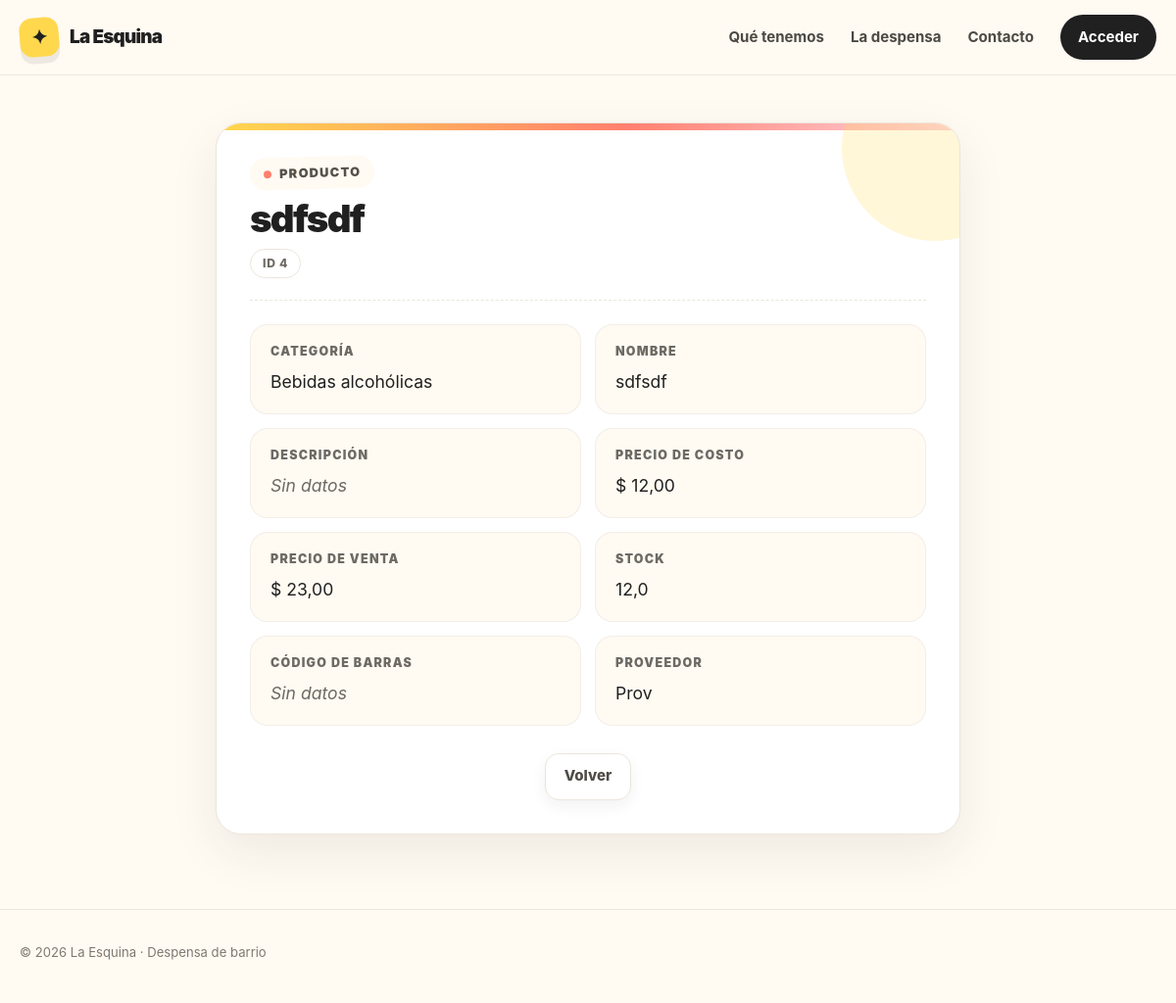
Page /ventas/producto/detail/4 on the earlier database version.
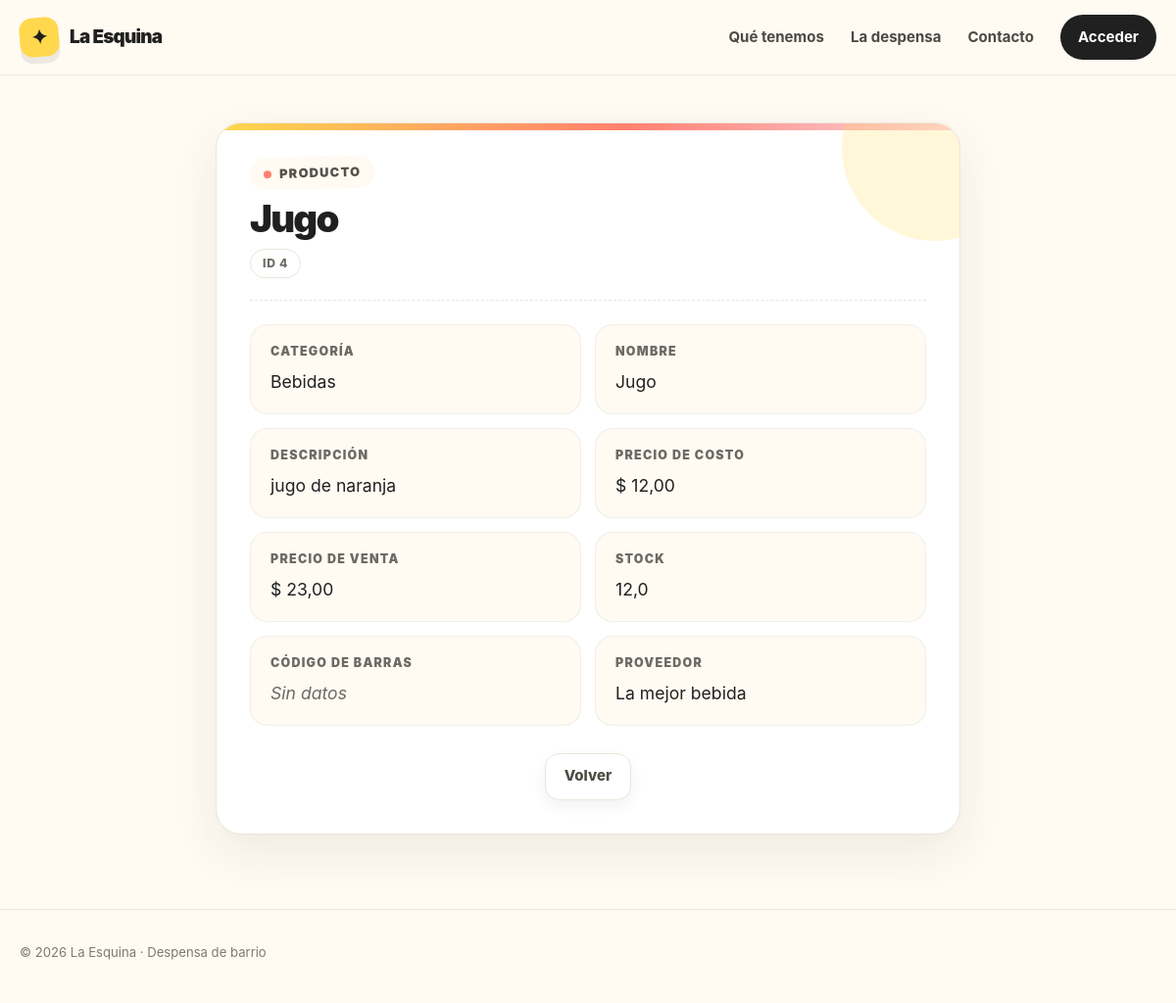
Same page on the later database version.
### ventas/models/producto.py (models this page shows, shortened)
class Producto(models.Model):
    nombre = models.CharField(unique=True)
    descripcion = models.TextField(blank=True)
    precio_costo = models.DecimalField(max_digits=10, decimal_places=2)
    precio_venta = models.DecimalField(max_digits=10, decimal_places=2)
    stock = models.FloatField(default=0)
    codigo_barras = models.CharField(max_length=50, null=True, blank=True, unique=True)
    categoria = models.ForeignKey(
        Categoria, on_delete=models.SET_NULL, null=True, blank=True, related_name="productos"
    )
    proveedor = models.ForeignKey(
        Proveedor, on_delete=models.SET_NULL, null=True, blank=True, related_name="productos"
    )
    class Meta:
        verbose_name = "Producto"
        verbose_name_plural = "Productos"
        constraints = (
            models.CheckConstraint(
                condition=Q(stock__gte=0),
                name="producto_stock_no_negativo",
            ),
            models.CheckConstraint(
                condition=Q(precio_costo__gte=0),
                name="producto_precio_costo_no_negativo",
            ),
            models.CheckConstraint(
                condition=Q(precio_venta__gte=0),
                name="producto_precio_venta_no_negativo",
            ),
            models.CheckConstraint(
                condition=Q(precio_venta__gte=F("precio_costo")),
                name="producto_precio_mayor_o_igual_costo",
            ),
        )

### ventas/models/categoria.py (models this page shows, shortened)
class Categoria(models.Model):
    nombre = models.CharField(unique=True)
    descripcion = models.TextField(blank=True)
    class Meta:
        verbose_name = "Categoría de Producto"
        verbose_name_plural = "Categorías de Productos"

### ventas/models/proveedor.py (models this page shows, shortened)
class Proveedor(models.Model):
    nombre = models.CharField(unique=True)
    telefono = models.CharField(blank=True)
    email = models.EmailField(blank=True)
    class Meta:
        verbose_name = "Proveedor"
        verbose_name_plural = "Proveedores"

### ventas/views/producto.py (the view)
# urls.py: path("producto/detail/<int:pk>", ProductoDetail.as_view(), name="producto_detail"),
class ProductoDetail(DetailView):
    model = Producto
    context_object_name = "producto"

### ventas/templates/ventas/producto_detail.html
{% extends "core/base.html" %}
{% load humanize %}
{% load static %}
{% block styles %}
    <link rel="stylesheet" href="{% static 'core/css/detail.css' %}" />
{% endblock styles %}
{% block content %}
    <div class="container section">
        <div class="detail-card">
            <header class="detail-head">
                <span class="detail-kicker">Producto</span>
                <h1 class="detail-title">{{ producto.nombre }}</h1>
                <span class="detail-id">ID {{ producto.pk }}</span>
            </header>
            <dl class="detail-fields">
                <div class="detail-field">
                    <dt class="detail-label">Categoría</dt>
                    <dd class="detail-value
                               {% if not producto.categoria.nombre %}detail-value--empty{% endif %}">
                        {{ producto.categoria.nombre|default:"Sin datos" }}
                    </dd>
                </div>
                <div class="detail-field">
                    <dt class="detail-label">Nombre</dt>
                    <dd class="detail-value">
                        {{ producto.nombre }}
                    </dd>
                </div>
                <div class="detail-field">
                    <dt class="detail-label">Descripción</dt>
                    <dd class="detail-value
                               {% if not producto.descripcion %}detail-value--empty{% endif %}">
                        {{ producto.descripcion|default:"Sin datos"|linebreaksbr }}
                    </dd>
                </div>
                <div class="detail-field">
                    <dt class="detail-label">Precio de costo</dt>
                    <dd class="detail-value">
                        $ {{ producto.precio_costo|intcomma }}
                    </dd>
                </div>
                <div class="detail-field">
                    <dt class="detail-label">Precio de venta</dt>
                    <dd class="detail-value">
                        $ {{ producto.precio_venta|intcomma }}
                    </dd>
                </div>
                <div class="detail-field">
                    <dt class="detail-label">Stock</dt>
                    <dd class="detail-value">
                        {{ producto.stock|intcomma }}
                    </dd>
                </div>
                <div class="detail-field">
                    <dt class="detail-label">Código de barras</dt>
                    <dd class="detail-value
                               {% if not producto.codigo_barras %}detail-value--empty{% endif %}">
                        {{ producto.codigo_barras|default:"Sin datos" }}
                    </dd>
                </div>
                <div class="detail-field">
                    <dt class="detail-label">Proveedor</dt>
                    <dd class="detail-value
                               {% if not producto.proveedor.nombre %}detail-value--empty{% endif %}">
                        {{ producto.proveedor.nombre|default:"Sin datos" }}
                    </dd>
                </div>
            </dl>
            <div class="page-actions detail-actions">
                <a class="button button-secondary"
                   href="{% url 'ventas:producto_list' %}">Volver</a>
            </div>
        </div>
    </div>
{% endblock content %}

### core/templates/core/base.html (shortened to what this page needs)
{% load static %}
<!DOCTYPE html>
<html lang="es">
    <head>
        <link rel="stylesheet" href="{% static 'core/css/base.css' %}" />
        <link rel="stylesheet" href="{% static 'core/css/nav.css' %}" />
        <link rel="stylesheet" href="{% static 'core/css/components.css' %}" />
        <link rel="stylesheet" href="{% static 'core/css/footer.css' %}" />
        {% block styles %}
        {% endblock styles %}
    </head>
    <body>
        <header>
            {% block header %}
                {% include "core/partials/header.html" %}
            {% endblock header %}
        </header>
        <main>
            {% block content %}
            {% endblock content %}
        </main>
        <footer>
            {% include "core/partials/footer.html" %}
        </footer>
    </body>
</html>

### core/templates/core/partials/header.html
<div class="nav">
    <div class="container nav-inner">
        <a href="/" class="brand" aria-label="La Esquina, inicio">
            <span class="brand-mark">✦</span>
            <span>La Esquina</span>
        </a>
        <nav class="nav-links" aria-label="Navegación principal">
            <a href="#productos">Qué tenemos</a>
            <a href="#nosotros">La despensa</a>
            <a href="#contacto">Contacto</a>
            <a href="{% url 'ventas:home' %}" class="nav-cta">Acceder</a>
        </nav>
    </div>
</div>

### core/templates/core/partials/footer.html
<div class="container footer-inner">
    <p class="footer-copy">© 2026 La Esquina · Despensa de barrio</p>
</div>

### core/static/core/css/base.css (style rules this page uses)
:root { --bg: #fffaf2; --surface: #fff; --ink: #202020; --muted: #6d6a64; --line: #ece6dc; --yellow: #ffd84d; --coral: #ff806f; --mint: #bfe9d7; --blue: #cbdfff; --pink: #ffd3df; --shadow: 0 18px 50px rgba(32, 32, 32, 0.08); }
* { box-sizing: border-box; margin: 0; padding: 0; }
html { scroll-behavior: smooth; }
body { font-family: Inter, ui-sans-serif, system-ui, -apple-system, BlinkMacSystemFont, "Segoe UI", sans-serif; background: var(--bg); color: var(--ink); line-height: 1.5; display: flex; flex-direction: column; min-height: 100vh; }
main { flex: 1 0 auto; }
a { color: inherit; text-decoration: none; }
.container { width: min(1160px, calc(100% - 40px)); margin: 0 auto; }

### core/static/core/css/nav.css (style rules this page uses)
.nav { position: sticky; top: 0; z-index: 20; background: rgba(255, 250, 242, 0.9); backdrop-filter: blur(14px); border-bottom: 1px solid rgba(236, 230, 220, 0.8); }
.nav-inner { min-height: 76px; display: flex; align-items: center; justify-content: space-between; gap: 24px; }
.brand { display: inline-flex; align-items: center; gap: 11px; font-weight: 900; font-size: 1.18rem; letter-spacing: -0.04em; }
.brand-mark { width: 40px; height: 40px; display: grid; place-items: center; border-radius: 13px; background: var(--yellow); transform: rotate(-5deg); font-size: 1.25rem; box-shadow: 0 7px 0 rgba(32, 32, 32, 0.08); }
.nav-links { display: flex; align-items: center; gap: 27px; color: #4b4944; font-size: 0.94rem; font-weight: 700; }
.nav-cta { padding: 12px 18px; border-radius: 999px; background: var(--ink); color: #fff; transition: transform 0.2s ease, background 0.2s ease; }
.nav-links .nav-cta, .nav-links .nav-cta:hover { color: #fff; }

### core/static/core/css/components.css (style rules this page uses)
.button { display: inline-flex; align-items: center; justify-content: center; gap: 9px; min-height: 48px; padding: 0 19px; border-radius: 14px; border: 1px solid transparent; font-size: 0.94rem; font-weight: 850; transition: transform 0.2s ease, box-shadow 0.2s ease; }
.button-secondary { background: var(--surface); border-color: var(--line); color: #4f4c46; box-shadow: 0 6px 16px rgba(32, 32, 32, 0.06); }
.page-actions { display: flex; justify-content: center; gap: 12px; }
.section { padding: 48px 0; }

### core/static/core/css/footer.css (style rules this page uses)
footer { padding: 34px 0 42px; border-top: 1px solid var(--line); margin-top: auto; }
.footer-inner { display: flex; justify-content: space-between; align-items: center; gap: 18px; }
.footer-copy { color: #807970; font-size: 0.82rem; }

Differences in the rows shown:
changed Producto "Sin datos": nombre "sdfsdf" → "Jugo"; categoria.nombre "Bebidas alcohólicas" → "Bebidas"; descripcion "Sin datos" → "jugo de naranja"; proveedor.nombre "Prov" → "La mejor bebida"
